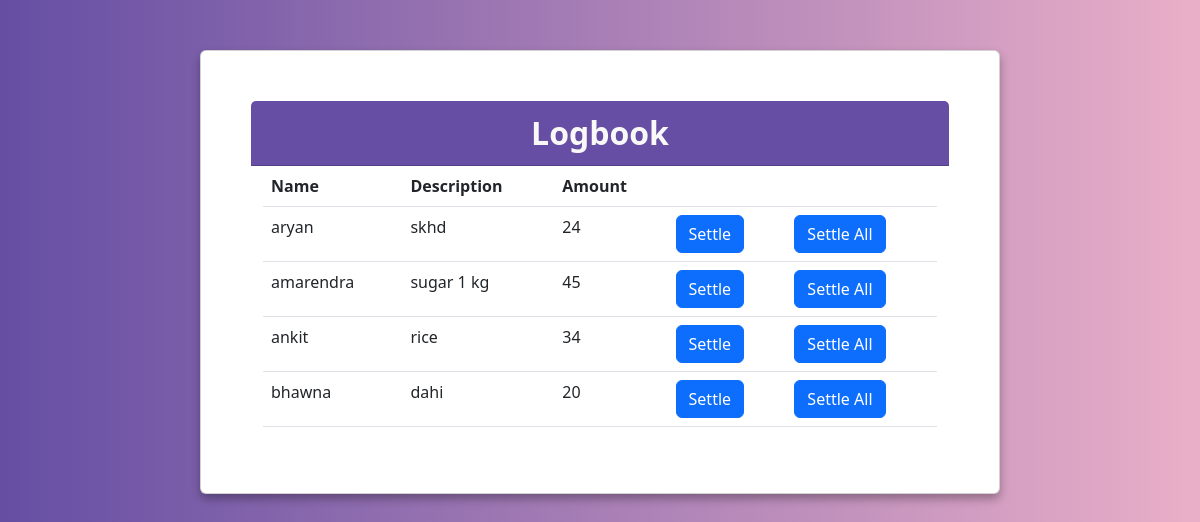
/table, run on an earlier commit of the app's database.
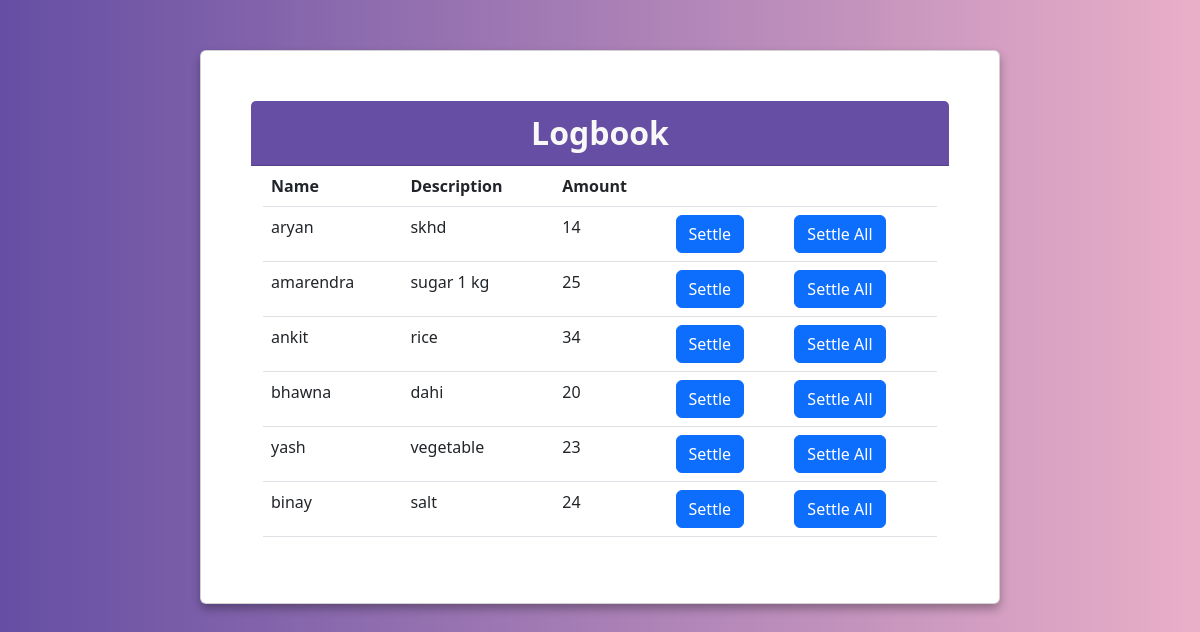
And on a later commit of the database.
### home/models.py (models this page shows, shortened)
class Contact(models.Model):
    name=models.CharField(max_length=200)
    description=models.TextField()
    amount=models.IntegerField()
    total=models.IntegerField(default=0)

### home/views.py (the view)
# urls.py: path("table",views.table,name='table'),
def table(request):
    data=Contact.objects.all()
    return render(request,'table.html',{'data':data})

### templates/table.html (shortened to what this page needs)
{% load static %}
<!DOCTYPE html>
<html lang="en">
<head>
    <link href="{% static '/table.css' %}" rel="stylesheet">
    <link href="https://cdn.jsdelivr.net/npm/bootstrap@5.3.0-alpha1/dist/css/bootstrap.min.css" rel="stylesheet">
</head>
<body>
    <div class="container">
        <div class="card">
          <div class="card-header">Logbook</div>
          <div class="container">
            <table class="table">
                <tr class="mt-2">
                    <th>Name</th>
                    <th>Description</th>
                    <th>Amount<th>
                        <th></th>
                </tr>
                    <tr>
                        {%for n in data %}
                        <td>{{n.name}}</td>
                        <td>{{n.description}}</td>
                        <td>{{n.amount}}</td>
                        <td><a class="btn btn-primary" href="settle/{{n.id}}">Settle</a></td>
                        <td><a class="btn btn-primary" href="script/{{n.id}}">Settle All</a></td>
                </tr>
                {% endfor %}
            </table>
        </div>
      </div>
</body>
</html>

What changed in the data, as far as the page shows it:
changed Contact "aryan": amount "24" → "14"
changed Contact "amarendra": amount "45" → "25"
added Contact: name "yash", description "vegetable", amount "23"
added Contact: name "binay", description "salt", amount "24"
